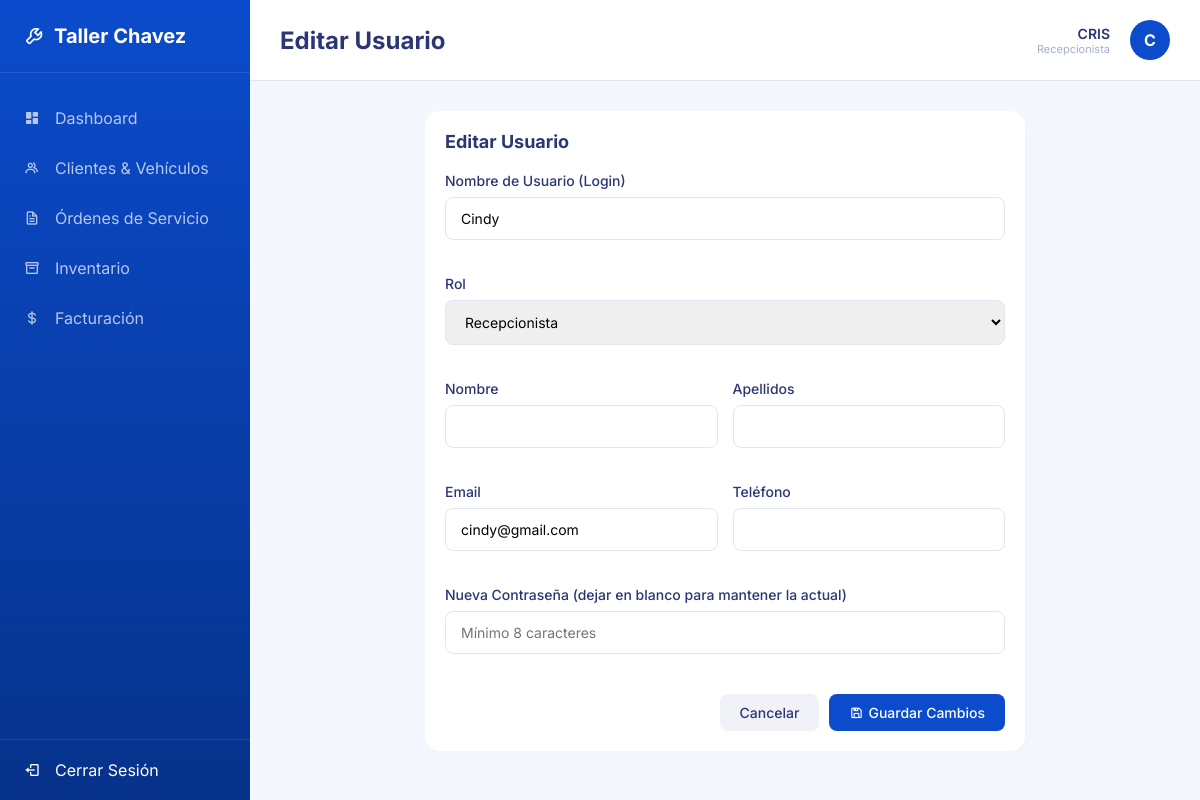
Before: /usuarios/editar/2/ (signed in) with the older database file.
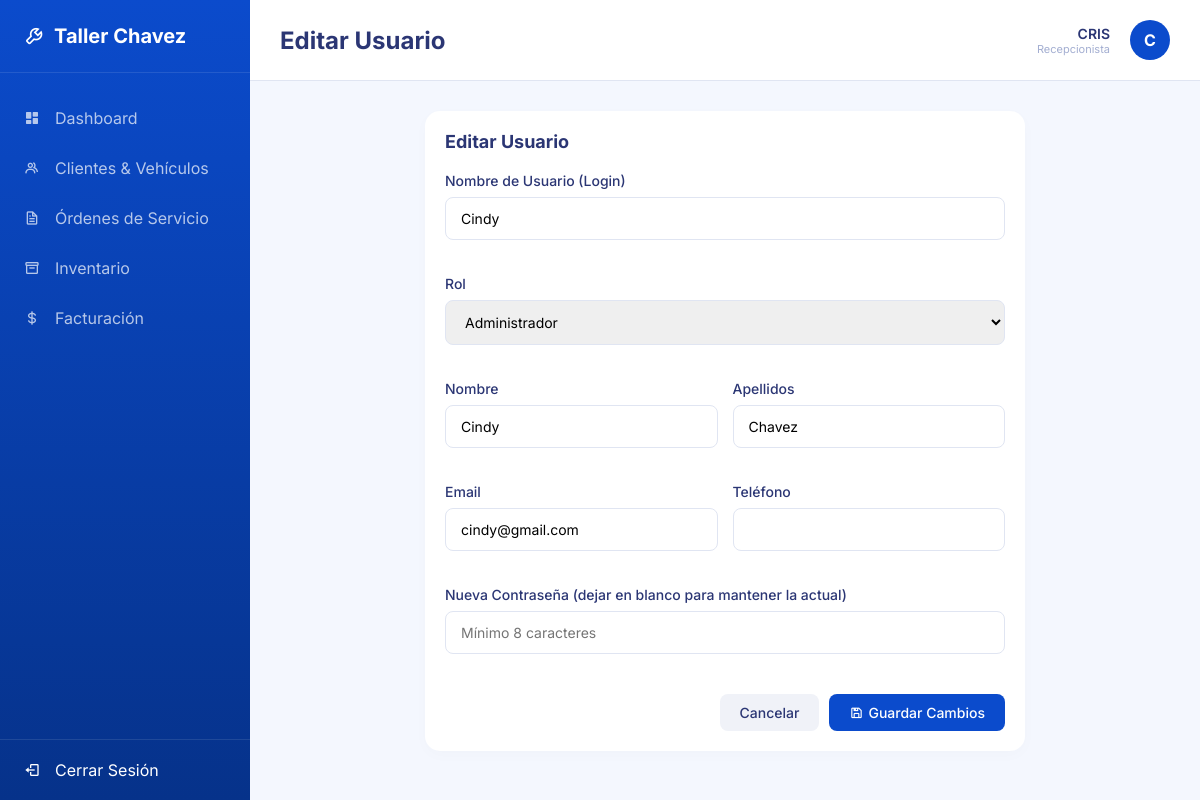
After: the same page with the newer database file.
### usuarios/models.py (models this page shows, shortened)
class UsuarioPersonalizado(AbstractUser):
    ROLES = (
        ('ADMIN', 'Administrador'),
        ('MECANICO', 'Mecánico'),
        ('RECEPCIONISTA', 'Recepcionista'),
    )
    rol = models.CharField(max_length=20, choices=ROLES, default='RECEPCIONISTA')
    telefono = models.CharField(max_length=20, blank=True, null=True)

### usuarios/views.py (the view)
# urls.py: path('editar/<int:pk>/', views.usuario_editar, name='usuario_editar'),
@admin_required
def usuario_editar(request, pk):
    usuario = get_object_or_404(UsuarioPersonalizado, pk=pk)
    if request.method == 'POST':
        form = UsuarioForm(request.POST, instance=usuario)
        if form.is_valid():
            user_obj = form.save(commit=False)
            password = form.cleaned_data.get('password')
            if password:
                user_obj.set_password(password)
            user_obj.save()
            messages.success(request, 'Usuario actualizado exitosamente.')
            return redirect('usuarios_lista')
        else:
            for field, errors in form.errors.items():
                for error in errors:
                    messages.error(request, f"{error}")
    else:
        form = UsuarioForm(instance=usuario)
    return render(request, 'usuarios/usuario_form.html', {'form': form, 'usuario': usuario, 'accion': 'Editar'})

### usuarios/forms.py (shortened to what this page needs)
class UsuarioForm(forms.ModelForm):
    password = forms.CharField(
        widget=forms.PasswordInput(attrs={'class': 'form-control', 'placeholder': 'Mínimo 8 caracteres'}),
        required=False,
        label='Contraseña',
        help_text='Mínimo 8 caracteres.'
    )
    class Meta:
        model = UsuarioPersonalizado
        fields = ['username', 'first_name', 'last_name', 'email', 'rol', 'telefono', 'password']
        widgets = {
            'username': forms.TextInput(attrs={'class': 'form-control', 'required': 'required'}),
            'first_name': forms.TextInput(attrs={'class': 'form-control', 'required': 'required'}),
            'last_name': forms.TextInput(attrs={'class': 'form-control', 'required': 'required'}),
            'email': forms.EmailInput(attrs={'class': 'form-control', 'required': 'required'}),
            'rol': forms.Select(attrs={'class': 'form-control', 'required': 'required'}),
            'telefono': forms.TextInput(attrs={'class': 'form-control'}),
        }

### usuarios/templates/usuarios/usuario_form.html (shortened to what this page needs)
{% extends 'base.html' %}
{% block page_title %}{{ accion }} Usuario{% endblock %}
{% block content %}
<div class="card-table" style="max-width: 600px; margin: 0 auto; padding: 20px;">
    <div class="card-table-header">{{ accion }} Usuario</div>
    <form method="POST">
        <div style="display: grid; grid-template-columns: 1fr; gap: 15px;">
            <div class="form-group">
                <label>Nombre de Usuario (Login)</label>
                {{ form.username }}
            </div>
            <div class="form-group">
                <label>Rol</label>
                {{ form.rol }}
            </div>
            <div style="display: grid; grid-template-columns: 1fr 1fr; gap: 15px;">
                <div class="form-group">
                    <label>Nombre</label>
                    {{ form.first_name }}
                </div>
                <div class="form-group">
                    <label>Apellidos</label>
                    {{ form.last_name }}
                </div>
            </div>
            <div style="display: grid; grid-template-columns: 1fr 1fr; gap: 15px;">
                <div class="form-group">
                    <label>Email</label>
                    {{ form.email }}
                </div>
                <div class="form-group">
                    <label>Teléfono</label>
                    {{ form.telefono }}
                </div>
            </div>
            <div class="form-group">
                <label>Nueva Contraseña (dejar en blanco para mantener la actual)</label>
                {{ form.password }}
            </div>
        </div>
        <div style="margin-top: 20px; display: flex; justify-content: flex-end; gap: 10px;">
            <a href="{% url 'usuarios_lista' %}" class="btn btn-secondary" style="text-decoration: none;">Cancelar</a>
            <button type="submit" class="btn btn-primary"><i class='bx bx-save'></i> Guardar Cambios</button>
        </div>
    </form>
</div>
{% endblock %}

Changed rows visible on the page:
changed UsuarioPersonalizado "Cindy": rol "Recepcionista" → "Administrador"; first_name (not shown) → "Cindy"; last_name (not shown) → "Chavez"
